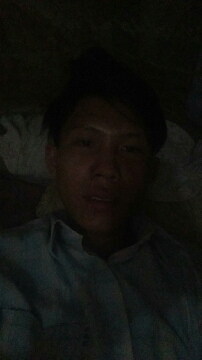
//> input picture resources/color_balance4.jpg, 202 x 360 px
$ ./color_balance   (built with g++ and OpenCV 4)
//> lines starting //> are read from the running program, lines starting //| are printed output that depends on the picture
#include <iostream>
#include <opencv2/opencv.hpp>

void balance_color(cv::Mat &img)
{
    /* Idea is from here: https://web.stanford.edu/~sujason/ColorBalancing/simplestcb.html
     * A well balanced photo, the brightest color should be white and the darkest
     * black.Thus, we can remove the color cast from an image by scaling the
     * histograms of each of the R, G, B channels so that they span the complete
     * 0-255 scale.
     */

	// calculate image histogram
	int num_pixels = img.cols * img.rows;
	int channels = 0;
	int hist_size = 256;
	float pranges[2] = {0,255};
    const float* ranges[1] = {pranges};
	cv::Mat hist;
	cv::calcHist(&img, 1, &channels, cv::Mat(), hist, 1, &hist_size, ranges);
	// hist: rows: 256, cols: 1
    // std::cout << hist << std::endl;

    // calculate cumulative distribute function
    for (size_t i = 1; i < hist.rows; i++) {
		hist.at<float>(i, 0) += hist.at<float>(i-1, 0);
	}

	double s = 0.0265; //此参数可以调整，最好在0.1以下(0=<s<=1)

	int min_index = 0;

	while (hist.at<float>(min_index, 0) < num_pixels * s/2) {
		min_index += 1;
	}

	int max_index = 255;

	while (hist.at<float>(max_index, 0) > num_pixels * (1 - s/2)) {
		max_index -= 1;
	}

	// min_index and max_index represents the over dark and over light pixels in img
	for (size_t x = 0; x < img.rows; x++) {
		uchar *ptr = img.ptr(x);
		for (size_t y = 0; y < img.cols; y++) {
			if (*ptr > max_index)
				*ptr = max_index;
			if (*ptr < min_index)
				*ptr = min_index;
            ptr += 1;
		}
	}

	// normalzie to 0 ~ 255 (scale)
    cv::normalize(img, img, 0, 255, cv::NORM_MINMAX);
    // [10 lines of commented-out code are left out]
}

cv::Mat gray_world(cv::Mat &img)
{
    /* Idea is from here https://web.stanford.edu/~sujason/ColorBalancing/grayworld.html
     * The main premise behind this idea is that in a normal well color balanced
     * photo, the avarage of all the colors is a neutral gray.
     */

    assert (img.channels() == 3);
    int num_pixels = img.rows * img.cols;
    std::vector<cv::Mat> bgr_channels;
    cv::split(img, bgr_channels);
    double B = 0;
    double G = 0;
    double R = 0;
    cv::Mat result = img.clone();

    for (int x = 0; x < img.rows; x++) {
        for (int y = 0; y < img.cols; y++) {
            B += img.at<cv::Vec3b>(x, y)[0];
            G += img.at<cv::Vec3b>(x, y)[1];
            R += img.at<cv::Vec3b>(x, y)[2];
        }
    }

    B /= num_pixels;
    G /= num_pixels;
    R /= num_pixels;

    double gray_value = ( B + G + R ) / 3;
    double kb = gray_value / B;
    double kg = gray_value / G;
    double kr = gray_value / R;

    for (int x = 0; x < img.rows; x++) {
        for (int y = 0; y < img.cols; y++) {
            result.at<cv::Vec3b>(x, y)[0] = (uchar)(kb*img.at<cv::Vec3b>(x, y)[0]) > 255
                    ? 255 : (kb*img.at<cv::Vec3b>(x, y)[0]);
            result.at<cv::Vec3b>(x, y)[1] = (uchar)(kg*img.at<cv::Vec3b>(x, y)[1]) > 255
                    ? 255 : (kg*img.at<cv::Vec3b>(x, y)[1]);
            result.at<cv::Vec3b>(x, y)[2] = (uchar)(kr*img.at<cv::Vec3b>(x, y)[2]) > 255
                    ? 255 : (kr*img.at<cv::Vec3b>(x, y)[2]);
        }
    }

    return result;
}


int main()
{
	std::string image_path = "/home/idealabs/Work/tmp/opencv_projects/resources/color_balance4.jpg";

	cv::Mat img = cv::imread(image_path, 1);
//> img is the input picture: 360 rows x 202 cols, CV_8UC3; mean B, G, R 14.4, 18.1, 17
    cv::Mat result;
	cv::imshow("img", img);
    cv::waitKey(0);
    std::vector<cv::Mat> bgr_channels;
	cv::split(img, bgr_channels);

	balance_color(bgr_channels[0]);
//> in balance_color, `cv::calcHist(&img, 1, &channels, cv::Mat(), hist, 1, &hist_size, range..`: hist = 256 values, max 4810 at index 5, min 0 at index 51, mean 284.1
//> after the loop in balance_color, `for (size_t i = 1; i < hist.rows; i++)`: hist = 256 values from 472 to 72720
//> the loop in balance_color, `while (hist.at<float>(min_index, 0) < num_pixels * s/2)` made 1 pass
//> after the loop in balance_color, `while (hist.at<float>(min_index, 0) < num_pixels * s/2)`: min_index = 1
//> after the loop in balance_color, `while (hist.at<float>(max_index, 0) > num_pixels * (1 - s/2))`: max_index = 38
//> after the loop in balance_color, `for (size_t x = 0; x < img.rows; x++)`:
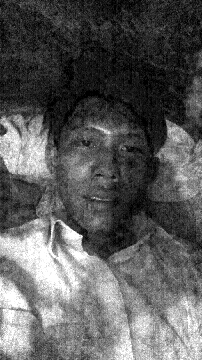
//> img: 360 rows x 202 cols, CV_8UC1; min 1, max 38, mean 14.4; drawn with min black and max white
    balance_color(bgr_channels[1]);
//> in balance_color (call 2), `cv::calcHist(&img, 1, &channels, cv::Mat(), hist, 1, &hist_size, range..`: hist = 256 values, max 4398 at index 12, min 0 at index 50, mean 284.1
//> after the loop in balance_color (call 2), `for (size_t i = 1; i < hist.rows; i++)`: hist = 256 values from 4 to 72720
//> the loop in balance_color (call 2), `while (hist.at<float>(min_index, 0) < num_pixels * s/2)` made 3 passes
//> after the loop in balance_color (call 2), `while (hist.at<float>(min_index, 0) < num_pixels * s/2)`: min_index = 3
//> after the loop in balance_color (call 2), `while (hist.at<float>(max_index, 0) > num_pixels * (1 - s/2))`: max_index = 40
//> after the loop in balance_color (call 2), `for (size_t x = 0; x < img.rows; x++)`: img: 360 rows x 202 cols, CV_8UC1; min 3, max 40, mean 18.1
//> in balance_color (call 2), `cv::normalize(img, img, 0, 255, cv::NORM_MINMAX);`:
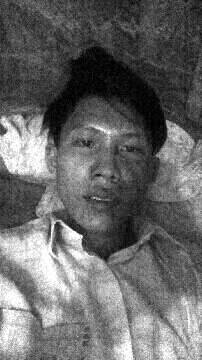
//> img: 360 rows x 202 cols, CV_8UC1; min 0, max 255, mean 103.7
    balance_color(bgr_channels[2]);
//> in balance_color (call 3), `cv::calcHist(&img, 1, &channels, cv::Mat(), hist, 1, &hist_size, range..`: hist = 256 values, max 3990 at index 11, min 0 at index 54, mean 284.1
//> after the loop in balance_color (call 3), `for (size_t i = 1; i < hist.rows; i++)`: hist = 256 values from 5 to 72720
//> the loop in balance_color (call 3), `while (hist.at<float>(min_index, 0) < num_pixels * s/2)` made 3 passes
//> after the loop in balance_color (call 3), `while (hist.at<float>(min_index, 0) < num_pixels * s/2)`: min_index = 3
//> after the loop in balance_color (call 3), `while (hist.at<float>(max_index, 0) > num_pixels * (1 - s/2))`: max_index = 38
//> after the loop in balance_color (call 3), `for (size_t x = 0; x < img.rows; x++)`:
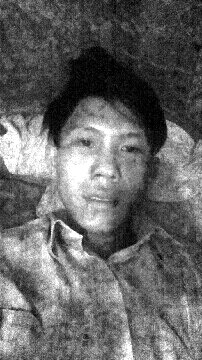
//> img: 360 rows x 202 cols, CV_8UC1; min 3, max 38, mean 17; drawn with min black and max white

    cv::merge(bgr_channels, result);
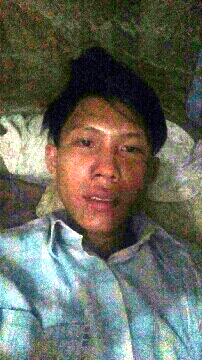
//> result: 360 rows x 202 cols, CV_8UC3; mean B, G, R 92.1, 103.7, 102

    cv::imshow("balance_color", result);
    cv::waitKey(0);

    result = gray_world(img);
//> the loop in gray_world, `for (int x = 0; x < img.rows; x++)` made 360 passes
//> (B, G, R) on passes 1 to 3: (1219, 2362, 2286), (2446, 4751, 4584), (3681, 7158, 6881)
//> after the loop in gray_world, `for (int x = 0; x < img.rows; x++)`: B = 1046869; G = 1314827; R = 1239453
//> in gray_world, `B /= num_pixels;`: B = 14.4
//> in gray_world, `G /= num_pixels;`: G = 18.08
//> in gray_world, `R /= num_pixels;`: R = 17.04
//> in gray_world, `double gray_value = ( B + G + R ) / 3;`: gray_value = 16.51
//> in gray_world, `double kb = gray_value / B;`: kb = 1.15
//> in gray_world, `double kg = gray_value / G;`: kg = 0.913
//> in gray_world, `double kr = gray_value / R;`: kr = 0.968
    cv::imshow("gray_world", result);
    cv::waitKey(0);
}
